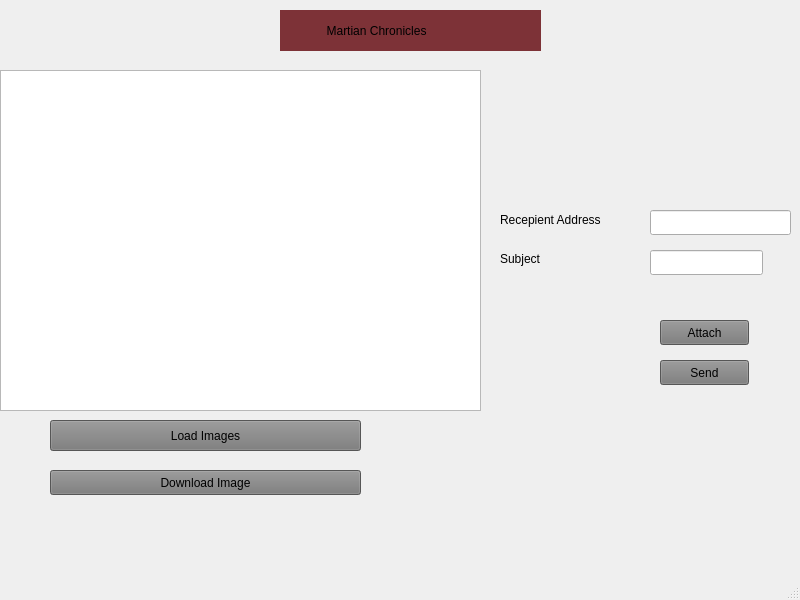
<?xml version="1.0" encoding="UTF-8"?>
<ui version="4.0">
 <class>MainWindow</class>
 <widget class="QMainWindow" name="MainWindow">
  <property name="geometry">
   <rect>
    <x>0</x>
    <y>0</y>
    <width>800</width>
    <height>600</height>
   </rect>
  </property>
  <property name="windowTitle">
   <string>MainWindow</string>
  </property>
  <property name="styleSheet">
   <string notr="true">QPushButton{
background-color:rgb(120,120,120);
}</string>
  </property>
  <widget class="QWidget" name="centralwidget">
   <widget class="QLabel" name="label">
    <property name="geometry">
     <rect>
      <x>280</x>
      <y>10</y>
      <width>261</width>
      <height>41</height>
     </rect>
    </property>
    <property name="styleSheet">
     <string notr="true">background-color:rgb(125,50,55);</string>
    </property>
    <property name="text">
     <string>              Martian Chronicles</string>
    </property>
   </widget>
   <widget class="QPushButton" name="pushButton">
    <property name="geometry">
     <rect>
      <x>50</x>
      <y>420</y>
      <width>311</width>
      <height>31</height>
     </rect>
    </property>
    <property name="text">
     <string>Load Images</string>
    </property>
   </widget>
   <widget class="QPushButton" name="pushButton_2">
    <property name="geometry">
     <rect>
      <x>50</x>
      <y>470</y>
      <width>311</width>
      <height>25</height>
     </rect>
    </property>
    <property name="text">
     <string>Download Image</string>
    </property>
   </widget>
   <widget class="QLineEdit" name="lineEdit">
    <property name="geometry">
     <rect>
      <x>650</x>
      <y>210</y>
      <width>141</width>
      <height>25</height>
     </rect>
    </property>
    <property name="styleSheet">
     <string notr="true">colour:black;</string>
    </property>
    <property name="text">
     <string/>
    </property>
   </widget>
   <widget class="QLabel" name="label_2">
    <property name="geometry">
     <rect>
      <x>500</x>
      <y>210</y>
      <width>141</width>
      <height>20</height>
     </rect>
    </property>
    <property name="text">
     <string>Recepient Address</string>
    </property>
   </widget>
   <widget class="QPushButton" name="pushButton_3">
    <property name="geometry">
     <rect>
      <x>660</x>
      <y>360</y>
      <width>89</width>
      <height>25</height>
     </rect>
    </property>
    <property name="text">
     <string>Send</string>
    </property>
   </widget>
   <widget class="QLabel" name="label_3">
    <property name="geometry">
     <rect>
      <x>500</x>
      <y>250</y>
      <width>67</width>
      <height>17</height>
     </rect>
    </property>
    <property name="text">
     <string>Subject</string>
    </property>
   </widget>
   <widget class="QListWidget" name="listWidget">
    <property name="geometry">
     <rect>
      <x>0</x>
      <y>70</y>
      <width>481</width>
      <height>341</height>
     </rect>
    </property>
   </widget>
   <widget class="QLabel" name="label_4">
    <property name="geometry">
     <rect>
      <x>20</x>
      <y>130</y>
      <width>431</width>
      <height>241</height>
     </rect>
    </property>
    <property name="text">
     <string/>
    </property>
   </widget>
   <widget class="QPushButton" name="pushButton_4">
    <property name="geometry">
     <rect>
      <x>660</x>
      <y>320</y>
      <width>89</width>
      <height>25</height>
     </rect>
    </property>
    <property name="text">
     <string>Attach</string>
    </property>
   </widget>
   <widget class="QLineEdit" name="lineEdit_2">
    <property name="geometry">
     <rect>
      <x>650</x>
      <y>250</y>
      <width>113</width>
      <height>25</height>
     </rect>
    </property>
   </widget>
   <zorder>label_4</zorder>
   <zorder>label</zorder>
   <zorder>pushButton</zorder>
   <zorder>pushButton_2</zorder>
   <zorder>lineEdit</zorder>
   <zorder>label_2</zorder>
   <zorder>pushButton_3</zorder>
   <zorder>label_3</zorder>
   <zorder>listWidget</zorder>
   <zorder>pushButton_4</zorder>
   <zorder>lineEdit_2</zorder>
  </widget>
  <widget class="QMenuBar" name="menubar">
   <property name="geometry">
    <rect>
     <x>0</x>
     <y>0</y>
     <width>800</width>
     <height>22</height>
    </rect>
   </property>
  </widget>
  <widget class="QStatusBar" name="statusbar"/>
 </widget>
 <resources/>
 <connections/>
</ui>
